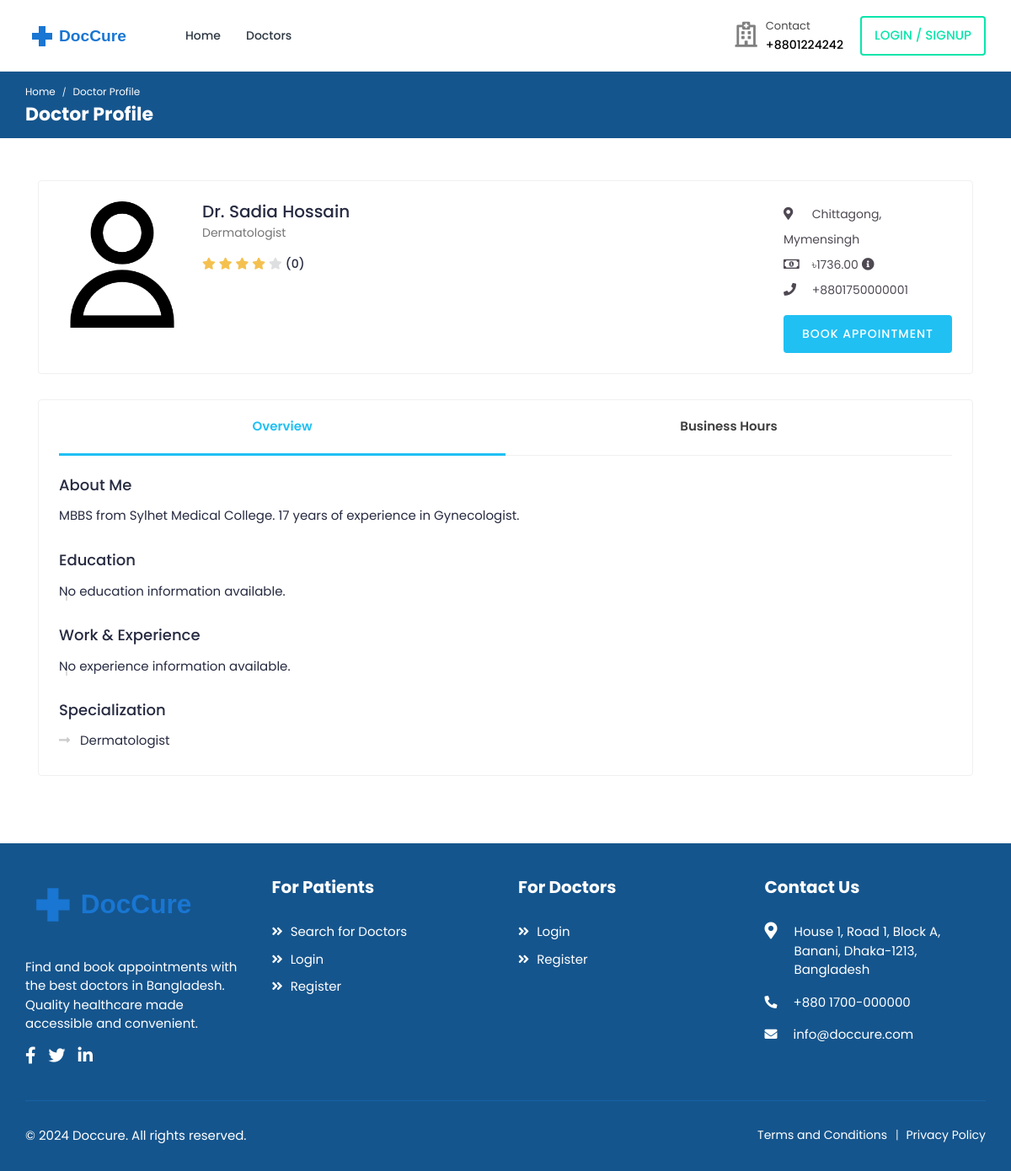
The page /doctors/doctor1/profile/ on the database its author committed.
### accounts/models.py (models this page shows, shortened)
class User(AbstractUser):
    class RoleChoices(models.TextChoices):
        DOCTOR = "doctor", "Doctor"
        PATIENT = "patient", "Patient"
    username = models.CharField(max_length=30, unique=True)
    role = models.CharField(
        choices=RoleChoices.choices,
        max_length=20,
        default="patient",
        error_messages={"required": "Role must be provided"},
    )
    email = models.EmailField(
        blank=True,
        error_messages={
            "unique": "A user with that email already exists.",
        },
    )
    first_name = models.CharField(max_length=150, blank=True)
    last_name = models.CharField(max_length=150, blank=True)
    registration_number = models.IntegerField(null=True, blank=True)
    USERNAME_FIELD = "username"
    REQUIRED_FIELDS = []
    objects = CustomUserManager()
    def get_full_name(self):
        full_name = "%s %s" % (self.first_name, self.last_name)
        return full_name.strip() or self.username
    @property
    def rating(self):
        return 4  # Default value

class Profile(models.Model):
    user = models.OneToOneField(
        User, on_delete=models.CASCADE, related_name="profile"
    )
    avatar = models.ImageField(
        default="defaults/user.png", upload_to=profile_photo_directory_path
    )
    phone = models.CharField(max_length=20, blank=True, null=True)
    dob = models.DateField(blank=True, null=True)
    about = models.TextField(blank=True, null=True)
    specialization = models.CharField(max_length=255, blank=True, null=True)
    gender = models.CharField(
        max_length=10,
        choices=[("male", "Male"), ("female", "Female"), ("other", "Other")],
        blank=True,
    )
    address = models.TextField(blank=True, null=True)
    city = models.CharField(max_length=100, blank=True)
    state = models.CharField(max_length=100, blank=True)
    postal_code = models.CharField(max_length=20, blank=True)
    country = models.CharField(max_length=100, blank=True)
    price_per_consultation = models.DecimalField(
        max_digits=10, decimal_places=2, null=True, blank=True
    )
    is_available = models.BooleanField(default=True)
    blood_group = models.CharField(
        max_length=5,
        choices=[
            ("A+", "A+"),
            ("A-", "A-"),
            ("B+", "B+"),
            ("B-", "B-"),
            ("O+", "O+"),
            ("O-", "O-"),
            ("AB+", "AB+"),
            ("AB-", "AB-"),
        ],
        blank=True,
        null=True,
    )
    allergies = models.TextField(blank=True, null=True)
    medical_conditions = models.TextField(blank=True, null=True)
    @property
    def image(self):
        return (
            self.avatar.url
            if self.avatar.storage.exists(self.avatar.name)
            else "{}defaults/user.png".format(settings.MEDIA_URL)
        )

### doctors/views.py (the view)
class DoctorProfileView(DetailView):
    context_object_name = "doctor"
    model = User
    slug_url_kwarg = "username"
    slug_field = "username"
    template_name = "doctors/profile.html"
    def get_object(self, queryset=None):
        if queryset is None:
            queryset = self.get_queryset()
        slug = self.kwargs.get(self.slug_url_kwarg)
        queryset = queryset.select_related("profile").prefetch_related(
            "educations",
            "experiences",
            "sunday__time_range",
            "monday__time_range",
            "tuesday__time_range",
            "wednesday__time_range",
            "thursday__time_range",
            "friday__time_range",
            "saturday__time_range",
        )
        try:
            obj = queryset.get(
                **{self.slug_field: slug, "role": User.RoleChoices.DOCTOR}
            )
        except User.DoesNotExist:
            raise Http404(f"No doctor found matching the username")
        return obj
    def get_context_data(self, **kwargs):
        context = super().get_context_data(**kwargs)
        doctor = self.object
        current_day = datetime.now().strftime("%A")
        business_hours = {
            "Sunday": (
                doctor.sunday.time_range.all()
                if hasattr(doctor, "sunday")
                else []
            ),
            "Monday": (
                doctor.monday.time_range.all()
                if hasattr(doctor, "monday")
                else []
            ),
            "Tuesday": (
                doctor.tuesday.time_range.all()
                if hasattr(doctor, "tuesday")
                else []
            ),
            "Wednesday": (
                doctor.wednesday.time_range.all()
                if hasattr(doctor, "wednesday")
                else []
            ),
            "Thursday": (
                doctor.thursday.time_range.all()
                if hasattr(doctor, "thursday")
                else []
            ),
            "Friday": (
                doctor.friday.time_range.all()
                if hasattr(doctor, "friday")
                else []
            ),
            "Saturday": (
                doctor.saturday.time_range.all()
                if hasattr(doctor, "saturday")
                else []
            ),
        }
        context.update(
            {
                "current_day": current_day,
                "business_hours": business_hours,
            }
        )
        return context

### doctors/templatetags/time_filters.py (called while the page is built)
@register.filter(name="time_12hr")
def time_12hr(value):
    if isinstance(value, str):
        time_obj = datetime.strptime(value, "%H:%M:%S").time()
    else:
        time_obj = value
    return time_obj.strftime("%I:%M %p")

### templates/doctors/profile.html (shortened to what this page needs)
{% extends 'base.html' %}
{% load static %}
{% load time_filters %}
{% block content %}
    <div class="breadcrumb-bar">
        <div class="container-fluid">
            <div class="row align-items-center">
                <div class="col-md-12 col-12">
                    <nav aria-label="breadcrumb" class="page-breadcrumb">
                        <ol class="breadcrumb">
                            <li class="breadcrumb-item"><a href="{% url 'core:home' %}">Home</a></li>
                            <li class="breadcrumb-item active" aria-current="page">Doctor Profile</li>
                        </ol>
                    </nav>
                    <h2 class="breadcrumb-title">Doctor Profile</h2>
                </div>
            </div>
        </div>
    </div>
    <div class="content">
        <div class="container">
            <div class="card">
                <div class="card-body">
                    <div class="doctor-widget">
                        <div class="doc-info-left">
                            <div class="doctor-img">
                                <img src="{{ doctor.profile.image }}" class="img-fluid" alt="{{ doctor.get_full_name }}">
                            </div>
                            <div class="doc-info-cont">
                                <h4 class="doc-name">Dr. {{ doctor.get_full_name }}</h4>
                                <p class="doc-speciality">{{ doctor.profile.specialization }}</p>
                                <div class="rating">
                                    <i class="fas fa-star {% if doctor.rating >= 1 %}filled{% endif %}"></i>
                                    <i class="fas fa-star {% if doctor.rating >= 2 %}filled{% endif %}"></i>
                                    <i class="fas fa-star {% if doctor.rating >= 3 %}filled{% endif %}"></i>
                                    <i class="fas fa-star {% if doctor.rating >= 4 %}filled{% endif %}"></i>
                                    <i class="fas fa-star {% if doctor.rating >= 5 %}filled{% endif %}"></i>
                                    <span class="d-inline-block average-rating">({{ doctor.reviews_count|default:0 }})</span>
                                </div>
                            </div>
                        </div>
                        <div class="doc-info-right">
                            <div class="clini-infos">
                                <ul>
                                    {% if doctor.profile.city or doctor.profile.state %}
                                        <li>
                                            <i class="fas fa-map-marker-alt"></i>
                                            {{ doctor.profile.city }}{% if doctor.profile.state %}, {{ doctor.profile.state }}{% endif %}
                                        </li>
                                    {% endif %}
                                    {% if doctor.profile.price_per_consultation %}
                                        <li>
                                            <i class="far fa-money-bill-alt"></i> ৳{{ doctor.profile.price_per_consultation }}
                                            <i class="fas fa-info-circle" data-toggle="tooltip" title="Consultation Fee"></i>
                                        </li>
                                    {% endif %}
                                    {% if doctor.profile.phone %}
                                        <li><i class="fas fa-phone"></i> {{ doctor.profile.phone }}</li>
                                    {% endif %}
                                </ul>
                            </div>
                            <div class="clinic-booking">
                                <a class="apt-btn" href="{% url 'bookings:doctor-booking-view' doctor.username %}">Book Appointment</a>
                            </div>
                        </div>
                    </div>
                </div>
            </div>
            <div class="card">
                <div class="card-body pt-0">
                    <nav class="user-tabs mb-4">
                        <ul class="nav nav-tabs nav-tabs-bottom nav-justified">
                            <li class="nav-item">
                                <a class="nav-link active" href="#doc_overview" data-toggle="tab">Overview</a>
                            </li>
                            <li class="nav-item">
                                <a class="nav-link" href="#doc_business_hours" data-toggle="tab">Business Hours</a>
                            </li>
                        </ul>
                    </nav>
                    <div class="tab-content pt-0">
                        <div role="tabpanel" id="doc_overview" class="tab-pane fade show active">
                            <div class="row">
                                <div class="col-md-12 col-lg-9">
                                    {% if doctor.profile.about %}
                                    <div class="widget about-widget">
                                        <h4 class="widget-title">About Me</h4>
                                        <p>{{ doctor.profile.about }}</p>
                                    </div>
                                    {% endif %}
                                    <div class="widget education-widget">
                                        <h4 class="widget-title">Education</h4>
                                        <div class="experience-box">
                                            <ul class="experience-list">
                                                {% for education in doctor.educations.all %}
                                                    <li>
                                                        <div class="experience-user">
                                                            <div class="before-circle"></div>
                                                        </div>
                                                        <div class="experience-content">
                                                            <div class="timeline-content">
                                                                <a href="#" class="name">{{ education.college }}</a>
                                                                <div>{{ education.degree }}</div>
                                                                <span class="time">{{ education.year_of_completion }}</span>
                                                            </div>
                                                        </div>
                                                    </li>
                                                {% empty %}
                                                    <li>No education information available.</li>
                                                {% endfor %}
                                            </ul>
                                        </div>
                                    </div>
                                    <div class="widget experience-widget">
                                        <h4 class="widget-title">Work & Experience</h4>
                                        <div class="experience-box">
                                            <ul class="experience-list">
                                                {% for experience in doctor.experiences.all %}
                                                    <li>
                                                        <div class="experience-user">
                                                            <div class="before-circle"></div>
                                                        </div>
                                                        <div class="experience-content">
                                                            <div class="timeline-content">
                                                                <a href="#" class="name">{{ experience.institution }}</a>
                                                                <div>{{ experience.designation }}</div>
                                                                <span class="time">{{ experience.from_year }} - {% if experience.to_year %}{{ experience.to_year }}{% else %}Present{% endif %}</span>
                                                            </div>
                                                        </div>
                                                    </li>
                                                {% empty %}
                                                    <li>No experience information available.</li>
                                                {% endfor %}
                                            </ul>
                                        </div>
                                    </div>
                                    {% if doctor.profile.specialization %}
                                    <div class="service-list">
                                        <h4>Specialization</h4>
                                        <ul class="clearfix">
                                            <li>{{ doctor.profile.specialization }}</li>
                                        </ul>
                                    </div>
                                    {% endif %}
                                </div>
                            </div>
                        </div>
                    </div>
                </div>
            </div>
        </div>
    </div>
{% endblock %}

### rows shown on the page
User: profile.image (placeholder picture), get_full_name "Sadia Hossain", profile.specialization "Dermatologist", profile.city "Chittagong", profile.state "Mymensingh", profile.price_per_consultation "1736.00", profile.phone "+8801750000001", profile.about "MBBS from Sylhet Medical College. 17 years of experience in Gynecologist."

### other values the page prints
{{ doctor.reviews_count|default:0 }} "0"
